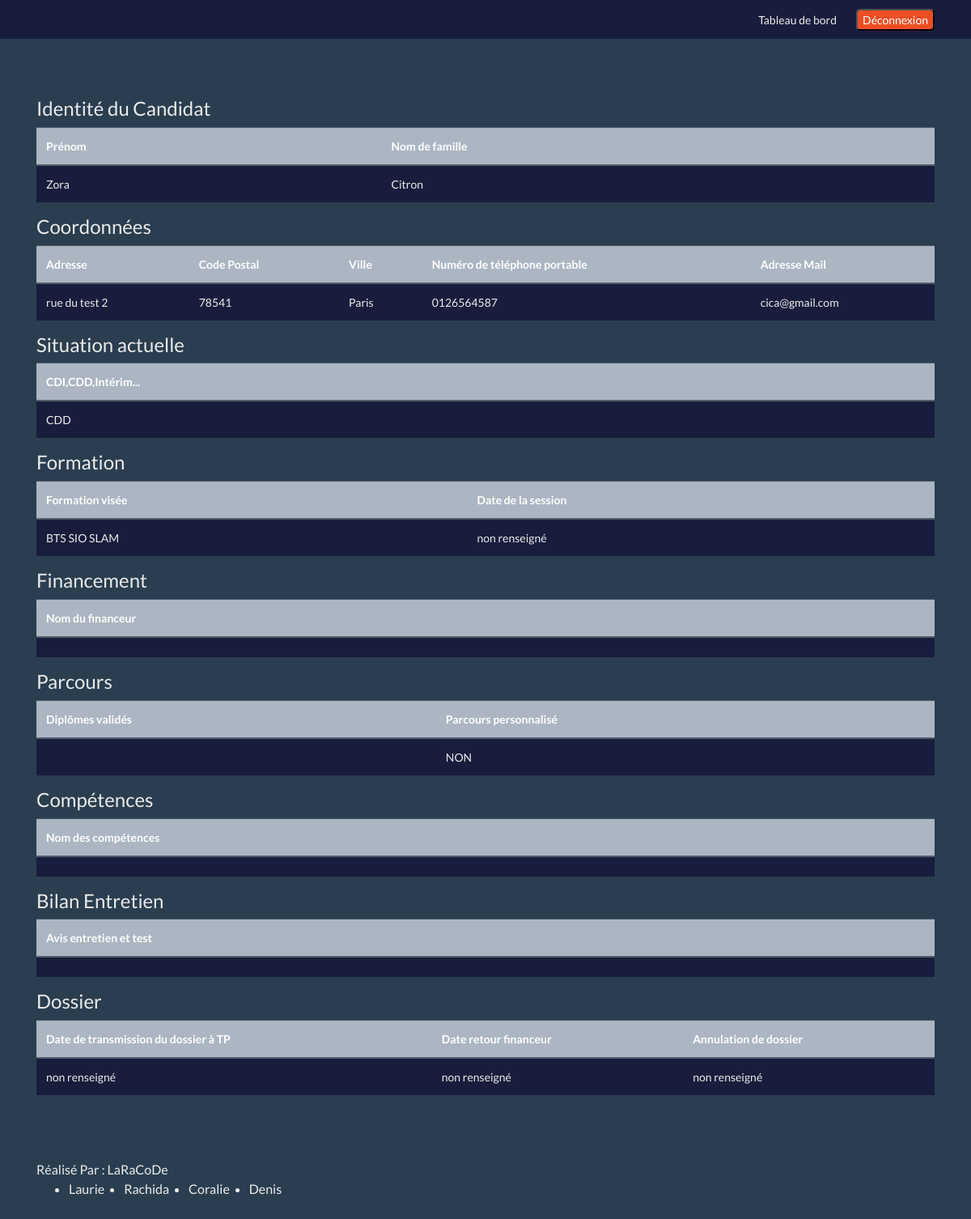
/back_office/detail_candidat.php?iduser=1, run on the app's committed database.
### tables this page shows
CREATE TABLE IF NOT EXISTS `contact` (
  `Contact_Id` int NOT NULL AUTO_INCREMENT,
  `Contact_Nom` varchar(60) NOT NULL,
  `Contact_Prenom` varchar(60) NOT NULL,
  `Contact_Tel` int(10) UNSIGNED ZEROFILL NOT NULL,
  `Contact_Email` varchar(60) NOT NULL,
  `Contact_Adresse` varchar(100) DEFAULT NULL,
  `Contact_CodePostal` int(5) UNSIGNED ZEROFILL DEFAULT NULL,
  `Contact_Ville` varchar(60) DEFAULT NULL,
  `Contact_Date` datetime DEFAULT CURRENT_TIMESTAMP,
  PRIMARY KEY (`Contact_Id`),
  UNIQUE KEY `Contact_Email` (`Contact_Email`)
);

CREATE TABLE IF NOT EXISTS `candidat` (
  `Candidat_Id` int NOT NULL,
  `Candidat_PieceIdentite` tinyint DEFAULT NULL,
  `Candidat_CPF` tinyint DEFAULT NULL,
  `Candidat_Competence` varchar(60) DEFAULT NULL,
  `Candidat_Situation_Pro` enum('CDI','CDD','Intérimaire','Demandeur emploi','Autre') DEFAULT NULL,
  `Candidat_Diplome` varchar(60) DEFAULT NULL,
  `id` int DEFAULT NULL,
  PRIMARY KEY (`Candidat_Id`),
  KEY `id` (`id`)
);

CREATE TABLE IF NOT EXISTS `dossier` (
  `Dossier_Id` int NOT NULL AUTO_INCREMENT,
  `Dossier_MotDePasse` varchar(60) NOT NULL COMMENT 'Mot de passe de connexion pour consultation du dossier par le candidat',
  `Dossier_DateCreation` date NOT NULL,
  `Dossier_DateRetourFinanceur` date DEFAULT NULL,
  `Dossier_Transmission` date DEFAULT NULL,
  `Dossier_Report` date DEFAULT NULL,
  `Dossier_Annulation` date DEFAULT NULL,
  `Dossier_Financeur` varchar(60) DEFAULT NULL,
  `Dossier_Parcours_personnalise` tinyint DEFAULT NULL,
  `Dossier_Bilan_Formation` varchar(60) DEFAULT NULL,
  `Dossier_Session` date DEFAULT NULL,
  `Dossier_Formation` enum('BTS SIO SLAM','BTS SIO SISR','BTS GPME','BTS CG','BTS Assurance','BTS MCO','BTS Banque') DEFAULT NULL,
  `Gestionnaire_Id` int DEFAULT NULL,
  `Candidat_Id` int NOT NULL,
  PRIMARY KEY (`Dossier_Id`),
  KEY `Gestionnaire_Id` (`Gestionnaire_Id`),
  KEY `Candidat_Id` (`Candidat_Id`)
);

### back_office/detail_candidat.php (the view, shortened to what this page needs)
<?php
require('_connect.php');
$id = $_GET['iduser'];
$req_contact = $bdd->prepare('SELECT * FROM contact  WHERE Contact_Id= ?');
$req_contact->execute(array($id));
$contact = $req_contact->fetchAll();
$req_candidat = $bdd->prepare('SELECT *
FROM candidat c
INNER JOIN contact co ON c.Candidat_Id= co.Contact_Id
INNER JOIN dossier d ON d.Candidat_Id = c.Candidat_Id
WHERE Contact_Id= ?');
$req_candidat->execute(array($id));
$candidat = $req_candidat->fetchAll();
?>
<!DOCTYPE html>
<html lang="fr">
<head>
    <link rel="stylesheet" href="css/bootstrap.min.css">
    <link rel="stylesheet" href="css/main.css">
</head>
<body>
    <?php require('_header.php'); ?>
    <div class="container">
        <div class="row">
            <div class="col-lg-12">
                <h4>Identité du Candidat</h4>
            </div>
        </div>
        <table class="table">
            <thead class="thead-dark">
                <tr>
                    <th scope="col">Prénom</th>
                    <th scope="col">Nom de famille</th>
                </tr>
            </thead>
            <tbody class="bg-dark">
                <?php
                foreach ($contact as $cont) {
                    echo ('<tr>');
                    echo ('<td>' . $cont['Contact_Prenom'] . '</td>');
                    echo ('<td>' . $cont['Contact_Nom'] . '</td>');
                    echo ('</tr>');
                }
                ?>
            </tbody>
        </table>
        <h4>Coordonnées</h4>
        <table class="table">
            <thead class="thead-dark">
                <tr>
                    <th scope="col">Adresse</th>
                    <th scope="col">Code Postal</th>
                    <th scope="col">Ville</th>
                    <th scope="col">Numéro de téléphone portable</th>
                    <th scope="col">Adresse Mail</th>
                </tr>
            </thead>
            <tbody class="bg-dark">
                <?php
                foreach ($contact as $cont) {
                    echo ('<tr>');
                    echo ('<td>' . $cont['Contact_Adresse'] . '</td>');
                    echo ('<td>' . $cont['Contact_CodePostal'] . '</td>');
                    echo ('<td>' . $cont['Contact_Ville'] . '</td>');
                    echo ('<td>' . $cont['Contact_Tel'] . '</td>');
                    echo ('<td>' . $cont['Contact_Email'] . '</td>');
                    echo ('</tr>');
                }
                ?>
            </tbody>
        </table>
        <h4>Situation actuelle</h4>
        <table class="table">
            <thead class="thead-dark">
                <tr>
                    <th scope="col">CDI,CDD,Intérim...</th>
                </tr>
            </thead>
            <tbody class="bg-dark">
                <?php
                foreach ($candidat as $candid) {
                    echo ('<tr>');
                    echo ('<td>' . $candid['Candidat_Situation_Pro'] . '</td>');
                    echo ('</tr>');
                }
                ?>
            </tbody>
        </table>
        <h4>Formation</h4>
        <table class="table">
            <thead class="thead-dark">
                <tr>
                    <th scope="col">Formation visée</th>
                    <th scope="col">Date de la session</th>
                </tr>
            </thead>
            <tbody class="bg-dark">
                <?php
                foreach ($candidat as $candid) {
                    echo ('<tr>');
                    echo ('<td>' . $candid['Dossier_Formation'] . '</td>');
                    if ($candid['Dossier_Transmission'] != NULL && $candid['Dossier_Transmission'] != '0000-00-00') {
                        $date = strtotime($candid['Dossier_Session']);
                        echo ('<td>' . date('d/m/Y', $date) . '</td>');
                    } else {
                        echo '<td>' . "non renseigné" . '</td>';
                    }
                    echo ('</tr>');
                }
                ?>
            </tbody>
        </table>
        <h4>Financement</h4>
        <table class="table">
            <thead class="thead-dark">
                <tr>
                    <th scope="col">Nom du financeur</th>
                </tr>
            </thead>
            <tbody class="bg-dark">
                <?php
                foreach ($candidat as $candid) {
                    echo ('<tr>');
                    echo ('<td>' . $candid['Dossier_Financeur'] . '</td>');
                    echo ('</tr>');
                }
                ?>
            </tbody>
        </table>
        <h4>Parcours</h4>
        <table class="table">
            <thead class="thead-dark">
                <tr>
                    <th scope="col">Diplômes validés</th>
                    <th scope="col">Parcours personnalisé</th>
                </tr>
            </thead>
            <tbody class="bg-dark">
                <?php
                foreach ($candidat as $candid) {
                    echo ('<tr>');
                    echo ('<td>' . $candid['Candidat_Diplome'] . '</td>');
                    if ($candid['Dossier_Parcours_personnalise'] == 1) {
                        echo ('<td>OUI</td>');
                    } else {
                        echo ('<td>NON</td>');
                    }
                    echo ('</tr>');
                }
                ?>
            </tbody>
        </table>
        <h4>Compétences</h4>
        <table class="table">
            <thead class="thead-dark">
                <tr>
                    <th scope="col">Nom des compétences</th>
                </tr>
            </thead>
            <tbody class="bg-dark">
                <?php
                foreach ($candidat as $candid) {
                    echo ('<tr>');
                    echo ('<td>' . $candid['Candidat_Competence'] . '</td>');
                    echo ('</tr>');
                }
                ?>
            </tbody>
        </table>
        <h4>Bilan Entretien</h4>
        <table class="table">
            <thead class="thead-dark">
                <tr>
                    <th scope="col"> Avis entretien et test</th>
                </tr>
            </thead>
            <tbody class="bg-dark">
                <?php
                foreach ($candidat as $candid) {
                    echo ('<tr>');
                    echo ('<td>' . $candid['Dossier_Bilan_Formation'] . '</td>');
                    echo ('</tr>');
                }
                ?>
            </tbody>
        </table>
        <h4>Dossier</h4>
        <table class="table">
            <thead class="thead-dark">
                <tr>
                    <th scope="col">Date de transmission du dossier à TP</th>
                    <th scope="col">Date retour financeur</th>
                    <th scope="col">Annulation de dossier</th>
                </tr>
            </thead>
            <tbody class="bg-dark">
                <?php
                foreach ($candidat as $candid) {
                    echo ('<tr>');
                    if ($candid['Dossier_Transmission'] != NULL && $candid['Dossier_Transmission'] != '0000-00-00') {
                        $date1 = strtotime($candid['Dossier_Transmission']);
                        echo ('<td>' . date('d/m/Y', $date1) . '</td>');
                    } else {
                        echo '<td>' . "non renseigné" . '</td>';
                    }
                    if ($candid['Dossier_DateRetourFinanceur'] != NULL && $candid['Dossier_DateRetourFinanceur'] != '0000-00-00') {
                        $date2 = strtotime($candid['Dossier_DateRetourFinanceur']);
                        echo ('<td>' . date('d/m/Y', $date2) . '</td>');
                    } else {
                        echo '<td>' . "non renseigné" . '</td>';
                    }
                    if ($candid['Dossier_Annulation'] != NULL && $candid['Dossier_Annulation'] != '0000-00-00') {
                        $date3 = strtotime($candid['Dossier_Annulation']);
                        echo ('<td>' . date('d/m/Y', $date3) . '</td>');
                    } else {
                        echo '<td>' . "non renseigné" . '</td>';
                    }
                    echo ('</tr>');
                }
                ?>
            </tbody>
        </table>
    </div>
    <?php require('_footer.php'); ?>
</body>
</html>

### back_office/_header.php (shortened to what this page needs)
<div class="navbar navbar-expand-lg fixed-top navbar-dark bg-dark">
    <div class="container">
        <div class="collapse navbar-collapse" id="navbarResponsive">
            <ul class="nav navbar-nav  ml-auto">
                <li class="nav-item">
                    <a class="dropdown-item" rel="noopener" href="accueil.php">Tableau de bord</a>
                </li>
            </ul>
            <form action="../index.php" method="post">
                <p><input type="submit" value="Déconnexion" id="submit2" /></p>
            </form>
        </div>
    </div>
</div>

### back_office/_footer.php
<div class="container">
    <footer id="footer">
        <div class="row">
            <div class="col-lg-12">
                <p>
                    Réalisé Par : LaRaCoDe
                    <br>
                <ul>
                    <li>Laurie</li>
                    <li>Rachida</li>
                    <li>Coralie</li>
                    <li>Denis</li>
                </ul>
                </p>
            </div>
        </div>
    </footer>
</div>

### back_office/css/main.css (style rules this page uses)
body { padding-top: 120px; }
#footer { margin: 5em 0; }
#footer li { float: left; margin-right: 1.5em; margin-bottom: 1.5em; }
#footer p { clear: left; margin-bottom: 0; }
.bg-dark { background-color: #191d3d !important; }
#submit2 { float: right; background-color: #ef4e24; color: white; width: auto; border-radius: 5px; }

### data on the page
contact: Contact_Prenom "Zora", Contact_Nom "Citron", Contact_Adresse "rue du test 2", Contact_CodePostal "78541", Contact_Ville "Paris", Contact_Tel "0126564587", Contact_Email "cica@gmail.com"
candidat: Candidat_Situation_Pro "CDD", dossier.Dossier_Formation "BTS SIO SLAM"
